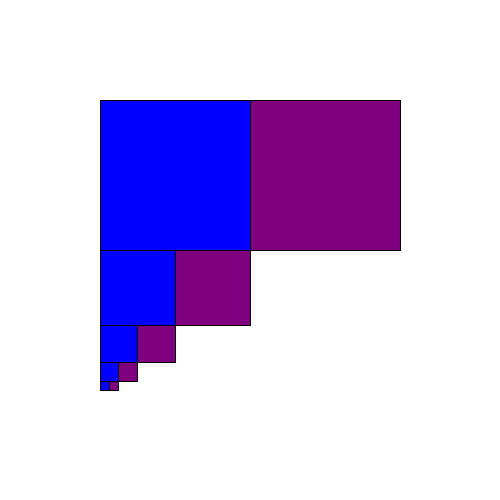
Frame 1 (no input)
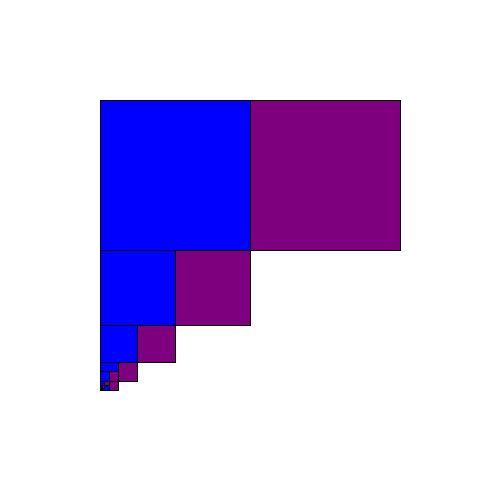
Frame 2 (the mouse pressed at the canvas centre, redrawn once)

The Processing sketch that drew these frames (run headless with seeded random() and noise(); the mouse was pressed at the canvas centre and the sketch redrawn once):

// Processing sketch: squareCADwaysimpler
// ── squareCADwaysimpler.pde

//copied directly from triangles:
float side = 150;
float scale = 1;
float scaleFactor = 2; //factor by which a scale operation happens

int orientation = 1; //values are 1 and -1
float x,y;
color currentColor = color(255,255,0);

void setup(){//copied directly from triangles
   size(500,500); 
   background(255);
   x = width/2;
   y = height/2;
   orientation = 1;
}

void draw(){
  setColor(6);
  move(2);
  move(3);
  drawSquare();
  move(0);
  setColor(7);
  drawSquare();
  move(2);
  move(1);
  zoom(-1);
  setColor(6);
  drawSquare();
  move(0);
  setColor(7);
  drawSquare();
  move(2);
  move(1);
  zoom(-1);
  setColor(6);
  drawSquare();
  move(0);
  setColor(7);
  drawSquare();
  move(2);
  move(1);
  zoom(-1);
  setColor(6);
  drawSquare();
  move(0);
  setColor(7);
  drawSquare();
  move(2);
  move(1);
  zoom(-1);
  setColor(6);
  drawSquare();
  move(0);
  setColor(7);
  drawSquare();

  noLoop();
}

void drawSquare(){
  rect(x,y,scale*side,scale*side);   
}
void setColor(int colorNumber){//copied directly from triangles
   switch(colorNumber){
     case 0:               
       currentColor = color(0,0,0);//black
       break;
     case 1:               
       currentColor = color(127,0,0);//brown
       break;
     case 2:
       currentColor = color(255,0,0);//red
       break;
     case 3:
       currentColor = color(255,127,0);//orange
     case 4:
       currentColor = color(255,255,0); //yellow
       break;
     case 5:
       currentColor = color(0,255,0); //green
       break;
     case 6:
       currentColor = color(0,0,255);  //blue
       break;
     case 7:
       currentColor = color(127,0,127); //violet
       break;
     case 8:
       currentColor = color(127,127,127); //grey
       break;
     case 9:
       currentColor = color(255,255,255); //white
       break;
   }
  fill(currentColor);
}

void move(int localDirection){

      x += scale*side*cos(radians(localDirection*90));
      y += scale*side*sin(radians(localDirection*90));

}
void zoom(int localZoomFactor){
 scale *= pow(scaleFactor,float(localZoomFactor));
}
